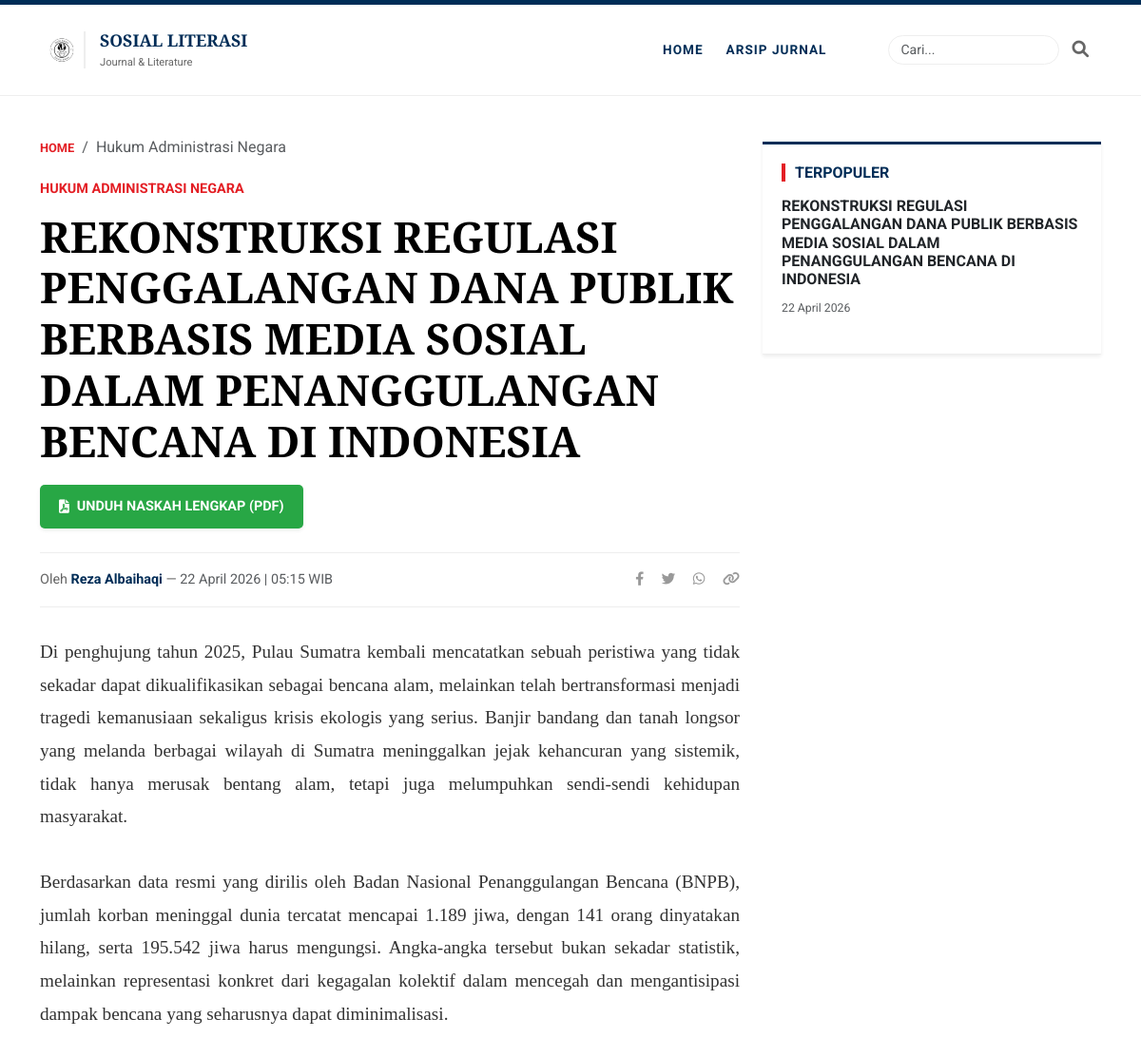
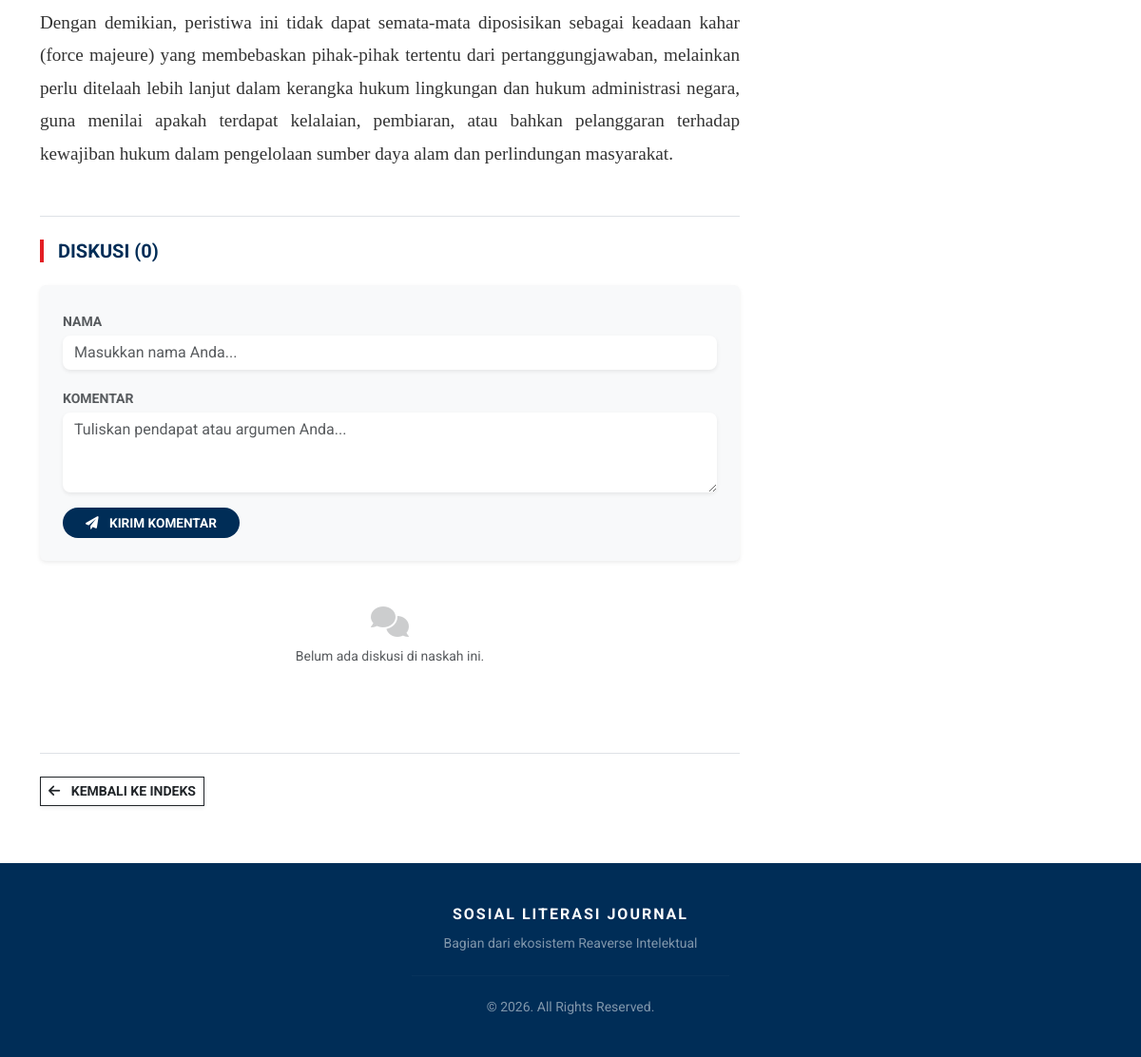
/karya/26/, run on the app's committed database (2 pictures, top to bottom).
### tulisan/models.py (models this page shows, shortened)
class Karya(models.Model):
    penulis_user = models.ForeignKey(User, on_delete=models.CASCADE, related_name='daftar_karya', null=True, blank=True)
    KATEGORI_CHOICES = [
        ('pidana', 'Hukum Pidana'),
        ('perdata', 'Hukum Perdata'),
        ('htn', 'Hukum Tata Negara'),
        ('han', 'Hukum Administrasi Negara'),
    ]
    judul = models.CharField(max_length=200)
    penulis = models.CharField(max_length=100) # Tetap ada sebagai nama tampilan
    isi = RichTextField()
    gambar = models.ImageField(upload_to='naskah/', blank=True, null=True)
    kategori = models.CharField(max_length=20, choices=KATEGORI_CHOICES, default='pidana')
    is_published = models.BooleanField(default=False)
    tanggal_terbit = models.DateTimeField(auto_now_add=True)
    file_pdf = models.FileField(upload_to='jurnal_pdf/', blank=True, null=True)
    is_jurnal_ilmiah = models.BooleanField(default=False)

### tulisan/views.py (the view, shortened to what this page needs)
# urls.py: path('karya/<int:id>/', views.detail_karya, name='detail_karya'),
def detail_karya(request, id):
    karya = get_object_or_404(Karya, id=id)
    komentar_list = karya.komentars.all().order_by('-tanggal_tambah')
    baca_juga = Karya.objects.filter(
        kategori=karya.kategori,
        is_published=True
    ).exclude(id=karya.id).order_by('-id')[:3]
    terpopuler = Karya.objects.filter(is_published=True).order_by('-id')[:5]
    context = {
        'karya': karya,
        'baca_juga': baca_juga,
        'terpopuler': terpopuler,
        'komentar_list': komentar_list,
    }
    return render(request, 'tulisan/detail_karya.html', context)

### templates/tulisan/detail_karya.html (shortened to what this page needs)
{% load static %}
<!DOCTYPE html>
<html lang="id">
<head>
    <link href="https://cdn.jsdelivr.net/npm/bootstrap@5.3.0/dist/css/bootstrap.min.css" rel="stylesheet">
    <link rel="stylesheet" href="https://cdnjs.cloudflare.com/ajax/libs/font-awesome/6.0.0/css/all.min.css">
</head>
<body>
    <div class="top-bar"></div>
    <nav class="navbar navbar-expand-lg sticky-top">
        <div class="container">
            <a class="navbar-brand d-flex align-items-center" href="{% url 'home' %}">
                <img src="{% static 'logo_solit.png' %}" alt="Logo SOLIT" class="solit-logo">
                <div class="brand-text">
                    SOSIAL LITERASI<br>
                    <span style="font-size: 0.7rem; font-family: 'Roboto', sans-serif; font-weight: 400; color: #666;">Journal & Literature</span>
                </div>
            </a>
            <div class="d-flex align-items-center ms-auto order-lg-last">
                <form action="{% url 'home' %}" method="GET" class="d-flex align-items-center" id="searchForm">
                    <input type="text" name="q" id="searchInput" placeholder="Cari..." class="form-control form-control-sm search-input-field">
                    <button type="button" class="search-icon-btn me-2" id="searchBtn">
                        <i class="fa-solid fa-magnifying-glass"></i>
                    </button>
                </form>
            </div>
            <div class="collapse navbar-collapse" id="solitNav">
                <ul class="navbar-nav ms-auto align-items-lg-center gap-lg-4 me-lg-4">
                    <li class="nav-item">
                        <a href="{% url 'home' %}" class="nav-link-custom">Home</a>
                    </li>
                    <li class="nav-item">
                        <a href="{% url 'daftar_jurnal' %}" class="nav-link-custom">Arsip Jurnal</a>
                    </li>
                </ul>
            </div>
        </div>
    </nav>
    <div class="container">
        <div class="row justify-content-center">
            <div class="col-lg-8">
                <header class="article-header">
                    <nav aria-label="breadcrumb">
                        <ol class="breadcrumb">
                            <li class="breadcrumb-item"><a href="{% url 'home' %}">Home</a></li>
                            <li class="breadcrumb-item active" aria-current="page">{{ karya.get_kategori_display }}</li>
                        </ol>
                    </nav>
                    <span class="article-category">{{ karya.get_kategori_display }}</span>
                    <h1 class="article-title">{{ karya.judul }}</h1>
                    {% if karya.file_pdf %}
                    <a href="{{ karya.file_pdf.url }}" class="btn-download-pdf shadow-sm" target="_blank">
                        <i class="fa-solid fa-file-pdf me-2"></i> UNDUH NASKAH LENGKAP (PDF)
                    </a>
                    {% endif %}
                    <div class="article-meta">
                        <div>
                            Oleh
                            {% if karya.penulis_user %}
                                <a href="{% url 'profil_penulis' karya.penulis_user.username %}" class="author-name">
                                    {{ karya.penulis }}
                                </a>
                            {% else %}
                                <span class="author-name">{{ karya.penulis }}</span>
                            {% endif %}
                            —
                            <span class="text-muted">{{ karya.tanggal_terbit|date:"d F Y | H:i" }} WIB</span>
                        </div>
                        <div class="share-buttons">
                            <i class="fa-brands fa-facebook-f"></i>
                            <i class="fa-brands fa-twitter"></i>
                            <i class="fa-brands fa-whatsapp" onclick="shareWhatsApp()"></i>
                            <i class="fa-solid fa-link" onclick="copyToClipboard()" title="Salin Tautan"></i>
                        </div>
                    </div>
                </header>
                <article class="article-content">
                    {{ karya.isi|safe }}
                </article>
                <div class="mt-5 pt-4 border-top">
                    <h5 class="fw-bold mb-4" style="color: var(--ho-navy); border-left: 4px solid var(--ho-accent); padding-left: 15px;">DISKUSI ({{ komentar_list.count }})</h5>
                    <div class="card border-0 bg-light mb-4 shadow-sm">
                        <div class="card-body p-4">
                            <form method="POST">
                                <div class="mb-3">
                                    <label class="small fw-bold text-muted">NAMA</label>
                                    <input type="text" name="nama" class="form-control border-0 shadow-sm" placeholder="Masukkan nama Anda..." required style="border-radius: 8px;">
                                </div>
                                <div class="mb-3">
                                    <label class="small fw-bold text-muted">KOMENTAR</label>
                                    <textarea name="isi" class="form-control border-0 shadow-sm" rows="3" placeholder="Tuliskan pendapat atau argumen Anda..." required style="border-radius: 8px;"></textarea>
                                </div>
                                <button type="submit" class="btn btn-primary px-4 fw-bold" style="background-color: var(--ho-navy); border: none; border-radius: 25px; font-size: 0.85rem;">
                                    <i class="fa-solid fa-paper-plane me-2"></i> KIRIM KOMENTAR
                                </button>
                            </form>
                        </div>
                    </div>
                    <div class="komentar-wrapper">
                        {% for komen in komentar_list %}
                        <div class="mb-4 pb-3 border-bottom">
                            <div class="d-flex justify-content-between align-items-center mb-2">
                                <h6 class="fw-bold mb-0" style="color: var(--ho-navy);"><i class="fa-solid fa-circle-user me-2"></i>{{ komen.nama }}</h6>
                                <small class="text-muted">{{ komen.tanggal_tambah|date:"d M Y" }}</small>
                            </div>
                            <p class="mb-0 text-secondary" style="font-size: 1rem; line-height: 1.6;">{{ komen.isi }}</p>
                        </div>
                        {% empty %}
                        <div class="text-center py-4 text-muted">
                            <i class="fa-solid fa-comments mb-2" style="font-size: 2rem; opacity: 0.3;"></i>
                            <p class="small italic">Belum ada diskusi di naskah ini.</p>
                        </div>
                        {% endfor %}
                    </div>
                </div>
                <div class="mt-5 pt-4 border-top">
                    <a href="{% url 'home' %}" class="btn btn-outline-dark btn-sm shadow-sm" style="border-radius: 0; font-weight: 700;">
                        <i class="fa-solid fa-arrow-left me-2"></i> KEMBALI KE INDEKS
                    </a>
                </div>
            </div>
            <div class="col-lg-4 mt-5">
                <div class="sidebar-box shadow-sm">
                    <h6 class="fw-bold mb-3" style="color: var(--ho-navy); border-left: 4px solid var(--ho-accent); padding-left: 10px;">TERPOPULER</h6>
                    <ul class="list-unstyled small">
                        {% for pop in terpopuler %}
                        <li class="mb-3 {% if not forloop.first %}border-top pt-2{% endif %}">
                            <a href="{% url 'detail_karya' pop.id %}" class="text-dark text-decoration-none fw-bold h6 d-block">
                                {{ pop.judul }}
                            </a>
                            <span class="text-muted small">{{ pop.tanggal_terbit|date:"d F Y" }}</span>
                        </li>
                        {% endfor %}
                    </ul>
                </div>
            </div>
        </div>
    </div>
    <footer class="footer text-center">
        <div class="container">
            <p class="mb-1" style="letter-spacing: 2px;"><strong>SOSIAL LITERASI JOURNAL</strong></p>
            <p class="small text-white-50">Bagian dari ekosistem Reaverse Intelektual</p>
            <hr style="border-color: rgba(255,255,255,0.1); width: 30%; margin: 20px auto;">
            <p class="small mb-0 opacity-50">&copy; 2026. All Rights Reserved.</p>
        </div>
    </footer>
</body>
</html>

### templates/tulisan/detail_karya.html (style rules this page uses)
:root { --ho-navy: #002d57; --ho-accent: #e31e24; --bg-gray: #ffffff; --jurnal-green: #28a745; }
body { font-family: 'Roboto', sans-serif; background-color: var(--bg-gray); color: #222; line-height: 1.8; }
.top-bar { background-color: var(--ho-navy); height: 5px; }
.navbar { background-color: #fff !important; border-bottom: 1px solid #eee; padding: 10px 0; min-height: 85px; }
.solit-logo { height: 65px; width: auto; transition: 0.3s; }
.brand-text { border-left: 2px solid #eee; padding-left: 15px; font-family: 'Merriweather', serif; font-weight: 700; color: var(--ho-navy); font-size: 1.1rem; line-height: 1.1; }
.nav-link-custom { font-weight: 700; color: var(--ho-navy) !important; text-transform: uppercase; font-size: 0.85rem; letter-spacing: 1px; text-decoration: none; transition: 0.3s; display: block; padding: 10px 0; }
.search-icon-btn { color: #666; cursor: pointer; font-size: 1.1rem; transition: 0.3s; background: none; border: none; padding: 5px; }
.search-input-field { width: 0; opacity: 0; transition: all 0.4s ease; border-radius: 20px; border: 1px solid #eee; padding: 0; pointer-events: none; }
@media (min-width: 768px) { .search-input-field { width: 180px; opacity: 1; padding: 0.25rem 0.75rem; pointer-events: auto; margin-right: 8px; } }
.article-header { margin-top: 40px; margin-bottom: 30px; }
.breadcrumb-item a { color: var(--ho-accent); text-decoration: none; font-size: 0.8rem; font-weight: 700; text-transform: uppercase; }
.article-category { color: var(--ho-accent); text-transform: uppercase; font-weight: 700; font-size: 0.9rem; display: block; margin-bottom: 10px; }
.article-title { font-family: 'Merriweather', serif; font-size: 2.8rem; font-weight: 700; line-height: 1.2; color: #000; margin-bottom: 20px; }
.btn-download-pdf { display: inline-flex; align-items: center; background-color: var(--jurnal-green); color: white !important; padding: 10px 20px; border-radius: 5px; text-decoration: none; font-weight: 700; font-size: 0.9rem; margin-bottom: 25px; transition: 0.3s; box-shadow: 0 4px 6px rgba(40, 167, 69, 0.2); }
.article-meta { font-size: 0.9rem; color: #666; border-top: 1px solid #eee; border-bottom: 1px solid #eee; padding: 15px 0; margin-bottom: 30px; display: flex; justify-content: space-between; align-items: center; }
.author-name { color: var(--ho-navy); font-weight: 700; text-decoration: none; }
.share-buttons i { margin-left: 15px; color: #999; cursor: pointer; transition: 0.3s; }
.article-content { font-family: 'Merriweather', serif; font-size: 1.2rem; color: #333; text-align: justify; }
.article-content p { margin-bottom: 25px; }
.sidebar-box { border-top: 3px solid var(--ho-navy); padding: 20px; background: #fff; margin-bottom: 25px; border-bottom: 1px solid #eee; }
.footer { background-color: var(--ho-navy); color: #fff; padding: 40px 0; margin-top: 60px; }

### data on the page
Karya: kategori "Hukum Administrasi Negara", kategori "HUKUM ADMINISTRASI NEGARA", judul "REKONSTRUKSI REGULASI PENGGALANGAN DANA PUBLIK BERBASIS MEDIA SOSIAL DALAM PENANGGULANGAN BENCANA DI INDONESIA", penulis "Reza Albaihaqi", tanggal_terbit|H "22 April 2026 | 05:15", isi "Di penghujung tahun 2025, Pulau Sumatra kembali mencatatkan sebuah peristiwa yang tidak sekadar dapat dikualifikasikan sebagai bencana alam, melainkan telah bertransformasi menjadi tragedi kemanusiaan sekaligus krisis ekologis yang serius. Banjir bandang dan tanah longsor yang melanda berbagai wilayah di Sumatra meninggalkan jejak kehancuran yang sistemik, tidak hanya merusak bentang alam, tetapi juga melumpuhkan sendi-sendi kehidupan masyarakat. Berdasarkan data resmi yang dirilis oleh Badan Nasional Penanggulangan Bencana (BNPB), jumlah korban meninggal dunia tercatat mencapai 1.189 jiwa, dengan 141 orang dinyatakan hilang, serta 195.542 jiwa harus mengungsi. Angka-angka tersebut bukan…", tanggal_terbit "22 April 2026"

### other printed values
{{ komentar_list.count }} "0"
